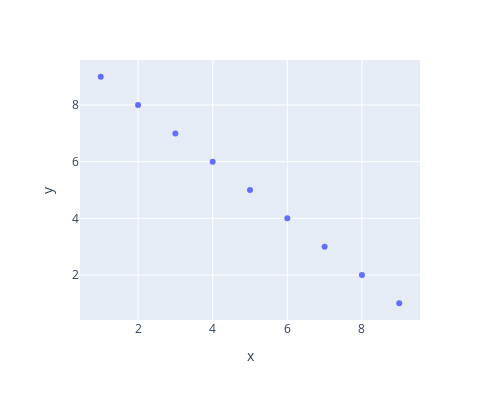

The code cell stored with this chart in its notebook:
### Code cell
# Scatterplot
px.scatter(df, x="x", y="y", width = 500, height= 400)

### Figure 1 — Plotly figure (JSON) as saved in the notebook; plotly's stock layout.template omitted (floating-point values rounded to 4 significant figures)
{"data": [{"hovertemplate": "x=%{x}<br>y=%{y}<extra></extra>", "legendgroup": "", "marker": {"color": "#636efa", "symbol": "circle"}, "mode": "markers", "name": "", "orientation": "v", "showlegend": false, "type": "scatter", "x": [1, 2, 3, 4, 5, 6, 7, 8, 9], "xaxis": "x", "y": [9, 8, 7, 6, 5, 4, 3, 2, 1], "yaxis": "y"}], "layout": {"height": 400, "legend": {"tracegroupgap": 0}, "margin": {"t": 60}, "width": 500, "xaxis": {"anchor": "y", "domain": [0, 1], "title": {"text": "x"}}, "yaxis": {"anchor": "x", "domain": [0, 1], "title": {"text": "y"}}}}
